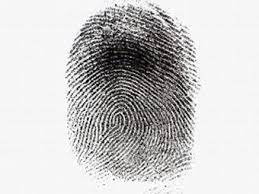
#> input picture IP.Lab№4/7.jpg, 259 x 194 px, found by its file name
$ python main.py
#> lines starting #> are read from the running program, lines starting #| are printed output that depends on the picture
#> further down, img is the input picture: shape (194, 259, 3); mean B, G, R 201, 201.2, 201.9
import numpy as np
import cv2 as cv
import matplotlib.pyplot as plt

def find_erosion_zones(img):
    kernel = cv.getStructuringElement(cv.MORPH_ELLIPSE, (7, 7))
    image_erode = cv.erode(img, kernel)
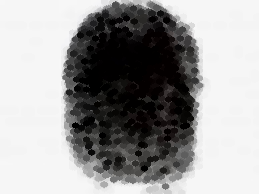
#> image_erode: shape (194, 259, 3); mean B, G, R 157.5, 157.7, 158.3

    hsv_img = cv.cvtColor(image_erode, cv.COLOR_BGR2HSV)
#> hsv_img: shape (194, 259, 3); mean H, S, V 10.2, 32.2, 158.3
    #выделяем зелёный
    healthy_part = cv.inRange(hsv_img, (36,25,30), (86, 255, 255))
#> healthy_part: shape (194, 259); every value is 0

    markers = np.zeros((img.shape[0], img.shape[1]), dtype="int32")
    markers[healthy_part>1] = 255
    markers[236:255, 0:20] = 1
    markers[0:20, 0:20] = 1
    markers[0:20, 236:255] = 1
    markers[236:255, 236:255] = 1

    leafs_area_BGR = cv.watershed(image_erode, markers)
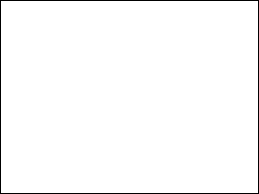
#> leafs_area_BGR: shape (194, 259) int32; values -1 (black) and 1 (white), 98.2% white; black in thin lines or dots
#> `result = find_erosion_zones(img)`: result: shape (194, 259, 3); every value is 0
    erosion_zone = leafs_area_BGR - healthy_part
    mask = np.zeros_like(img, np.uint8)
    mask [leafs_area_BGR > 1] = (255 , 0, 255)
    mask[erosion_zone > 1] = (0, 0, 255)
    return mask


def remove_shadows(img):
    hsv_img = cv.cvtColor(img, cv.COLOR_BGR2HSV)
#> hsv_img: shape (194, 259, 3); mean H, S, V 14, 5.1, 201.9
    b, g, r = cv.split(img[0:20, 235:255])
#> (the run stopped early here; a loop or call above may not have finished)

$ run again, with IP.Lab№4/5.jpg copied over IP.Lab№4/7.jpg
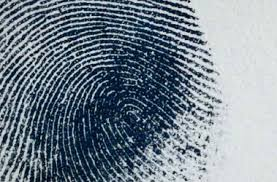
#> input picture IP.Lab№4/5.jpg, 277 x 182 px, found by its file name
#> img is the input picture: shape (182, 277, 3); mean B, G, R 142, 130.5, 117.7
#> in find_erosion_zones, `image_erode = cv.erode(img, kernel)`:
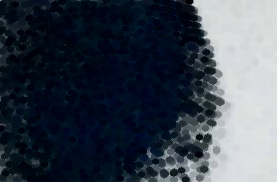
#> image_erode: shape (182, 277, 3); mean B, G, R 78.9, 67.4, 59.1
#> healthy_part: shape (182, 277); every value is 0
#> leafs_area_BGR: shape (182, 277) int32; values -1 (black) and 1 (white), 98.2% white; black in thin lines or dots
#> result: shape (182, 277, 3); every value is 0
#> in remove_shadows, `b, g, r = cv.split(img[0:20, 235:255])`:
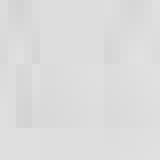
#> b: shape (20, 20) (shown 8 times larger); min 211, max 225, mean 220.3

$ run again, with IP.Lab№4/6.jpg copied over IP.Lab№4/7.jpg
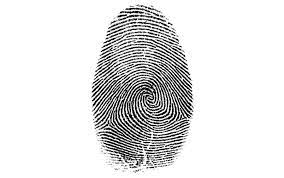
#> input picture IP.Lab№4/6.jpg, 284 x 178 px, found by its file name
#> img is the input picture: shape (178, 284, 3); min 0, max 255, mean 225.1
#> in find_erosion_zones, `image_erode = cv.erode(img, kernel)`:
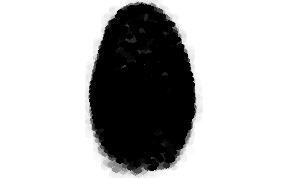
#> image_erode: shape (178, 284, 3); min 0, max 255, mean 183.3
#> healthy_part: shape (178, 284); every value is 0
#> leafs_area_BGR: shape (178, 284) int32; values -1 (black) and 1 (white), 98.2% white; black in thin lines or dots
#> result: shape (178, 284, 3); every value is 0
#> b: shape (20, 20); every value is 255
